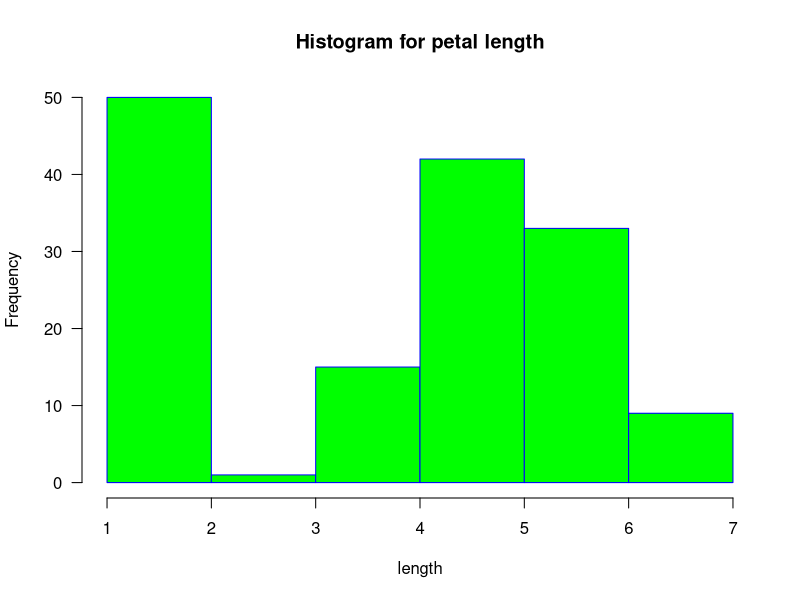
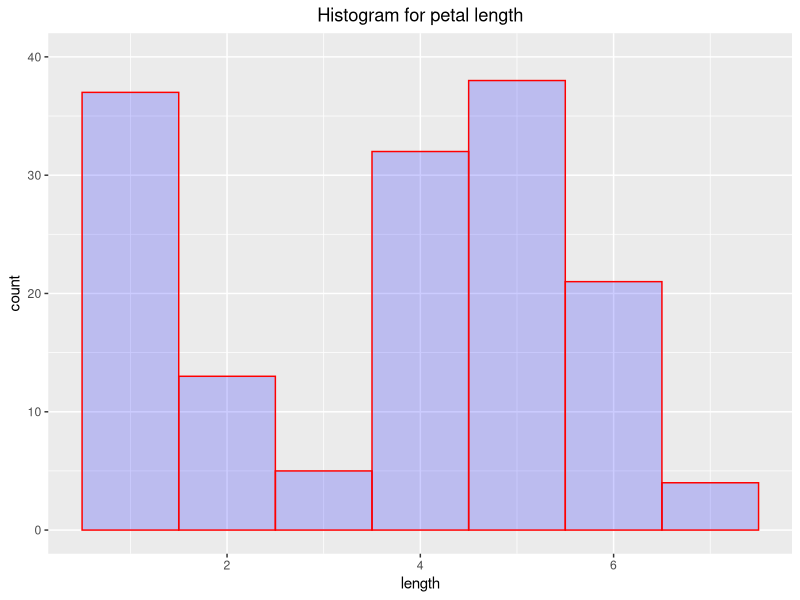
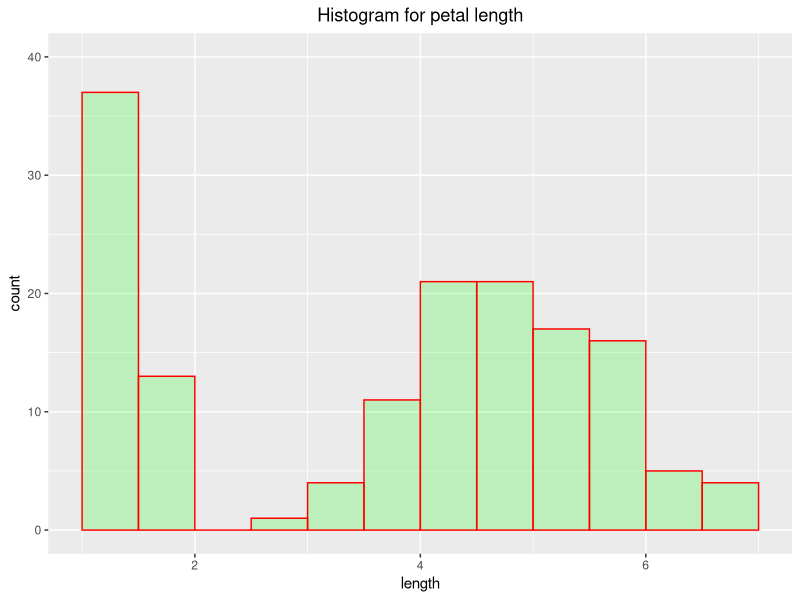

Source code (R) for these figures, in order:
#first case study
#use hist()function
data(iris)
petal_length <- iris$Petal.Length
petal_length_mean <- mean(petal_length)
hist(petal_length, main = "Histogram for petal length", xlab = "length", 
     border = "blue", col = "green", las = 1, breaks = 7)

#use ggplot2 package
library(ggplot2)
theme_update(plot.title = element_text(hjust = 0.5))
qplot(petal_length, geom = "histogram", binwidth = 1, main = "Histogram for petal length", 
      xlab = "length", ylab = "count", fill = I("blue"), col = I("red"), alpha = I(0.2), ylim = c(0,40))

ggplot(data = iris, aes(petal_length))+geom_histogram(breaks=seq(1,7,by=0.5), col="red",
                                                      fill="green", alpha=0.2) +
  labs(title = "Histogram for petal length", x = "length", y = "count") + ylim(c(0,40))

